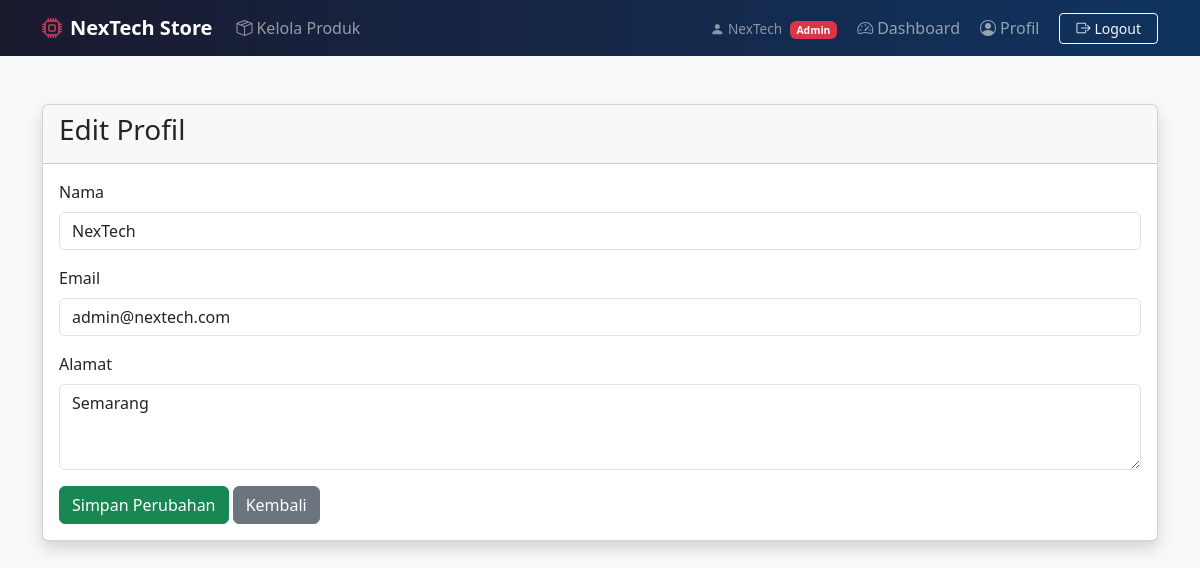
/app/views/profile/edit_profile.php (signed in), run on the app's committed database.
### tables this page shows
CREATE TABLE `users` (
  `id` int(11) NOT NULL,
  `nama` varchar(100) NOT NULL,
  `email` varchar(100) NOT NULL,
  `password` varchar(255) NOT NULL,
  `role` enum('admin','customer') NOT NULL DEFAULT 'customer',
  `alamat` text NOT NULL,
  `created_at` timestamp NOT NULL DEFAULT current_timestamp()
);

### app/views/profile/edit_profile.php (the view, shortened to what this page needs)
<?php
$database = new Database();
$conn = $database->getConnection();
$query = $conn->prepare("SELECT * FROM users WHERE id=?");
$query->execute([$_SESSION['id']]);
$user = $query->fetch(PDO::FETCH_ASSOC);
?>
<!DOCTYPE html>
<html lang="id">
<head>
<link href="https://cdn.jsdelivr.net/npm/bootstrap@5.3.3/dist/css/bootstrap.min.css" rel="stylesheet">
</head>
<body class="bg-light">
<?php require_once "../layout/navbar.php"; ?>
<div class="container mt-5">
    <div class="card shadow">
        <div class="card-header">
            <h3>Edit Profil</h3>
        </div>
        <div class="card-body">
            <form method="POST">
                <div class="mb-3">
                    <label class="form-label">Nama</label>
                    <input
                        type="text"
                        class="form-control"
                        name="nama"
                        value="<?php echo htmlspecialchars($user['nama']); ?>"
                        required>
                </div>
                <div class="mb-3">
                    <label class="form-label">Email</label>
                    <input
                        type="email"
                        class="form-control"
                        name="email"
                        value="<?php echo htmlspecialchars($user['email']); ?>"
                        required>
                </div>
                <div class="mb-3">
                    <label class="form-label">Alamat</label>
                    <textarea
                        class="form-control"
                        name="alamat"
                        rows="3"
                        required><?php echo htmlspecialchars($user['alamat']); ?></textarea>
                </div>
                <button type="submit" class="btn btn-success">
                    Simpan Perubahan
                </button>
                <a href="profile.php" class="btn btn-secondary">
                    Kembali
                </a>
            </form>
        </div>
    </div>
</div>
</body>
</html>

### data on the page
users: nama "NexTech", email "admin@nextech.com", alamat "Semarang"

### other printed values
$_SESSION['nama'] "NexTech"
$_SESSION['role'] "Admin"
